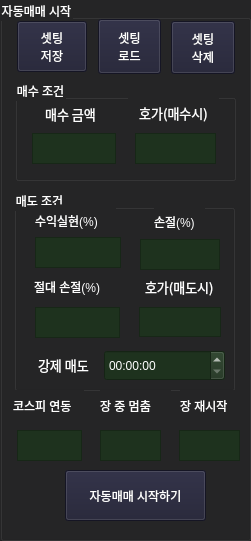
     <widget class="QGroupBox" name="groupBox_3">
      <property name="geometry">
       <rect>
        <x>1290</x>
        <y>310</y>
        <width>251</width>
        <height>541</height>
       </rect>
      </property>
      <property name="styleSheet">
       <string notr="true">color: black;
background-color: rgb(37, 37, 38);
color: rgb(255, 255, 255);
font: 10pt &quot;맑은고딕&quot;;</string>
      </property>
      <property name="title">
       <string>자동매매 시작</string>
      </property>
      <widget class="QGroupBox" name="groupBox_6">
       <property name="geometry">
        <rect>
         <x>15</x>
         <y>80</y>
         <width>221</width>
         <height>101</height>
        </rect>
       </property>
       <property name="title">
        <string>매수 조건</string>
       </property>
       <widget class="QLabel" name="label_14">
        <property name="geometry">
         <rect>
          <x>10</x>
          <y>20</y>
          <width>91</width>
          <height>28</height>
         </rect>
        </property>
        <property name="font">
         <font>
          <family>맑은고딕</family>
          <pointsize>10</pointsize>
          <weight>50</weight>
          <italic>false</italic>
          <bold>false</bold>
         </font>
        </property>
        <property name="text">
         <string>매수 금액</string>
        </property>
        <property name="alignment">
         <set>Qt::AlignCenter</set>
        </property>
       </widget>
       <widget class="QTextEdit" name="Hoga">
        <property name="geometry">
         <rect>
          <x>120</x>
          <y>53</y>
          <width>81</width>
          <height>31</height>
         </rect>
        </property>
        <property name="font">
         <font>
          <family>맑은고딕</family>
          <pointsize>10</pointsize>
          <weight>50</weight>
          <italic>false</italic>
          <bold>false</bold>
         </font>
        </property>
        <property name="styleSheet">
         <string notr="true">color: black;
background-color: rgb(30, 50, 30);
color: rgb(255, 255, 255);
font: 10pt &quot;맑은고딕&quot;;</string>
        </property>
        <property name="lineWidth">
         <number>2</number>
        </property>
       </widget>
       <widget class="QLabel" name="label_12">
        <property name="geometry">
         <rect>
          <x>113</x>
          <y>18</y>
          <width>91</width>
          <height>31</height>
         </rect>
        </property>
        <property name="font">
         <font>
          <family>맑은고딕</family>
          <pointsize>10</pointsize>
          <weight>50</weight>
          <italic>false</italic>
          <bold>false</bold>
         </font>
        </property>
        <property name="text">
         <string>&lt;html&gt;&lt;head/&gt;&lt;body&gt;&lt;p&gt;호가(매수시)&lt;/p&gt;&lt;/body&gt;&lt;/html&gt;</string>
        </property>
        <property name="alignment">
         <set>Qt::AlignCenter</set>
        </property>
       </widget>
       <widget class="QTextEdit" name="memebalance">
        <property name="geometry">
         <rect>
          <x>17</x>
          <y>53</y>
          <width>84</width>
          <height>31</height>
         </rect>
        </property>
        <property name="styleSheet">
         <string notr="true">color: black;
background-color: rgb(30, 50, 30);
color: rgb(255, 255, 255);
font: 10pt &quot;맑은고딕&quot;;</string>
        </property>
       </widget>
      </widget>
      <widget class="QGroupBox" name="groupBox_5">
       <property name="geometry">
        <rect>
         <x>14</x>
         <y>190</y>
         <width>221</width>
         <height>201</height>
        </rect>
       </property>
       <property name="title">
        <string>매도 조건</string>
       </property>
       <widget class="QTextEdit" name="loss">
        <property name="geometry">
         <rect>
          <x>126</x>
          <y>49</y>
          <width>80</width>
          <height>31</height>
         </rect>
        </property>
        <property name="styleSheet">
         <string notr="true">color: black;
background-color: rgb(30, 50, 30);
color: rgb(255, 255, 255);
font: 10pt &quot;맑은고딕&quot;;</string>
        </property>
       </widget>
       <widget class="QLabel" name="label_18">
        <property name="geometry">
         <rect>
          <x>21</x>
          <y>15</y>
          <width>81</width>
          <height>31</height>
         </rect>
        </property>
        <property name="text">
         <string>수익실현(%)</string>
        </property>
       </widget>
       <widget class="QLabel" name="label_19">
        <property name="geometry">
         <rect>
          <x>140</x>
          <y>16</y>
          <width>51</width>
          <height>32</height>
         </rect>
        </property>
        <property name="text">
         <string>손절(%)</string>
        </property>
       </widget>
       <widget class="QTextEdit" name="profit">
        <property name="geometry">
         <rect>
          <x>21</x>
          <y>47</y>
          <width>86</width>
          <height>31</height>
         </rect>
        </property>
        <property name="styleSheet">
         <string notr="true">color: black;
background-color: rgb(30, 50, 30);
color: rgb(255, 255, 255);
font: 10pt &quot;맑은고딕&quot;;</string>
        </property>
       </widget>
       <widget class="QTextEdit" name="absolute_loss">
        <property name="geometry">
         <rect>
          <x>21</x>
          <y>117</y>
          <width>85</width>
          <height>31</height>
         </rect>
        </property>
        <property name="styleSheet">
         <string notr="true">color: black;
background-color: rgb(30, 50, 30);
color: rgb(255, 255, 255);
font: 10pt &quot;맑은고딕&quot;;</string>
        </property>
       </widget>
       <widget class="QLabel" name="label_20">
        <property name="geometry">
         <rect>
          <x>20</x>
          <y>81</y>
          <width>91</width>
          <height>31</height>
         </rect>
        </property>
        <property name="text">
         <string>절대 손절(%)</string>
        </property>
       </widget>
       <widget class="QLabel" name="label_16">
        <property name="geometry">
         <rect>
          <x>131</x>
          <y>82</y>
          <width>81</width>
          <height>31</height>
         </rect>
        </property>
        <property name="font">
         <font>
          <family>맑은고딕</family>
          <pointsize>10</pointsize>
          <weight>50</weight>
          <italic>false</italic>
          <bold>false</bold>
         </font>
        </property>
        <property name="text">
         <string>&lt;html&gt;&lt;head/&gt;&lt;body&gt;&lt;p&gt;호가(매도시)&lt;/p&gt;&lt;/body&gt;&lt;/html&gt;</string>
        </property>
       </widget>
       <widget class="QTextEdit" name="Hoga_sell">
        <property name="geometry">
         <rect>
          <x>125</x>
          <y>117</y>
          <width>82</width>
          <height>30</height>
         </rect>
        </property>
        <property name="styleSheet">
         <string notr="true">color: black;
background-color: rgb(30, 50, 30);
color: rgb(255, 255, 255);
font: 10pt &quot;맑은고딕&quot;;</string>
        </property>
       </widget>
       <widget class="QLabel" name="label_25">
        <property name="geometry">
         <rect>
          <x>24</x>
          <y>160</y>
          <width>71</width>
          <height>31</height>
         </rect>
        </property>
        <property name="font">
         <font>
          <family>맑은고딕</family>
          <pointsize>10</pointsize>
          <weight>50</weight>
          <italic>false</italic>
          <bold>false</bold>
         </font>
        </property>
        <property name="text">
         <string>&lt;html&gt;&lt;head/&gt;&lt;body&gt;&lt;p&gt;강제 매도&lt;/p&gt;&lt;/body&gt;&lt;/html&gt;</string>
        </property>
       </widget>
       <widget class="QTimeEdit" name="stop_time">
        <property name="geometry">
         <rect>
          <x>90</x>
          <y>160</y>
          <width>121</width>
          <height>31</height>
         </rect>
        </property>
        <property name="styleSheet">
         <string notr="true">color: black;
background-color: rgb(30, 50, 30);
color: rgb(255, 255, 255);
font: 10pt &quot;맑은고딕&quot;;</string>
        </property>
       </widget>
      </widget>
      <widget class="QPushButton" name="StartAuto">
       <property name="geometry">
        <rect>
         <x>65</x>
         <y>470</y>
         <width>141</width>
         <height>51</height>
        </rect>
       </property>
       <property name="styleSheet">
        <string notr="true">color: black;
background-color: rgb(30, 30, 50);
color: rgb(255, 255, 255);
font: 10pt &quot;맑은고딕&quot;;</string>
       </property>
       <property name="text">
        <string>자동매매 시작하기</string>
       </property>
      </widget>
      <widget class="QLabel" name="label_22">
       <property name="geometry">
        <rect>
         <x>100</x>
         <y>390</y>
         <width>71</width>
         <height>31</height>
        </rect>
       </property>
       <property name="text">
        <string>장 중 멈춤</string>
       </property>
      </widget>
      <widget class="QTextEdit" name="re_stock">
       <property name="geometry">
        <rect>
         <x>179</x>
         <y>430</y>
         <width>61</width>
         <height>31</height>
        </rect>
       </property>
       <property name="styleSheet">
        <string notr="true">color: black;
background-color: rgb(30, 50, 30);
color: rgb(255, 255, 255);
font: 10pt &quot;맑은고딕&quot;;</string>
       </property>
      </widget>
      <widget class="QTextEdit" name="end_stock">
       <property name="geometry">
        <rect>
         <x>100</x>
         <y>430</y>
         <width>61</width>
         <height>31</height>
        </rect>
       </property>
       <property name="styleSheet">
        <string notr="true">color: black;
background-color: rgb(30, 50, 30);
color: rgb(255, 255, 255);
font: 10pt &quot;맑은고딕&quot;;</string>
       </property>
      </widget>
      <widget class="QLabel" name="label_23">
       <property name="geometry">
        <rect>
         <x>180</x>
         <y>390</y>
         <width>61</width>
         <height>31</height>
        </rect>
       </property>
       <property name="text">
        <string>장 재시작</string>
       </property>
      </widget>
      <widget class="QLabel" name="label_24">
       <property name="geometry">
        <rect>
         <x>13</x>
         <y>390</y>
         <width>71</width>
         <height>31</height>
        </rect>
       </property>
       <property name="text">
        <string>코스피 연동</string>
       </property>
      </widget>
      <widget class="QTextEdit" name="kospi">
       <property name="geometry">
        <rect>
         <x>17</x>
         <y>430</y>
         <width>65</width>
         <height>31</height>
        </rect>
       </property>
       <property name="styleSheet">
        <string notr="true">color: black;
background-color: rgb(30, 50, 30);
color: rgb(255, 255, 255);
font: 10pt &quot;맑은고딕&quot;;</string>
       </property>
      </widget>
      <widget class="QPushButton" name="Save_set">
       <property name="geometry">
        <rect>
         <x>17</x>
         <y>21</y>
         <width>70</width>
         <height>51</height>
        </rect>
       </property>
       <property name="styleSheet">
        <string notr="true">color: black;
background-color: rgb(30, 30, 50);
color: rgb(255, 255, 255);
font: 10pt &quot;맑은고딕&quot;;</string>
       </property>
       <property name="text">
        <string>셋팅
저장</string>
       </property>
      </widget>
      <widget class="QPushButton" name="Load_set">
       <property name="geometry">
        <rect>
         <x>98</x>
         <y>19</y>
         <width>63</width>
         <height>55</height>
        </rect>
       </property>
       <property name="styleSheet">
        <string notr="true">color: black;
background-color: rgb(30, 30, 50);
color: rgb(255, 255, 255);
font: 10pt &quot;맑은고딕&quot;;</string>
       </property>
       <property name="text">
        <string>셋팅
로드</string>
       </property>
      </widget>
      <widget class="QPushButton" name="Dell_set">
       <property name="geometry">
        <rect>
         <x>171</x>
         <y>21</y>
         <width>64</width>
         <height>53</height>
        </rect>
       </property>
       <property name="styleSheet">
        <string notr="true">color: black;
background-color: rgb(30, 30, 50);
color: rgb(255, 255, 255);
font: 10pt &quot;맑은고딕&quot;;</string>
       </property>
       <property name="text">
        <string>셋팅
삭제</string>
       </property>
      </widget>
     </widget>
